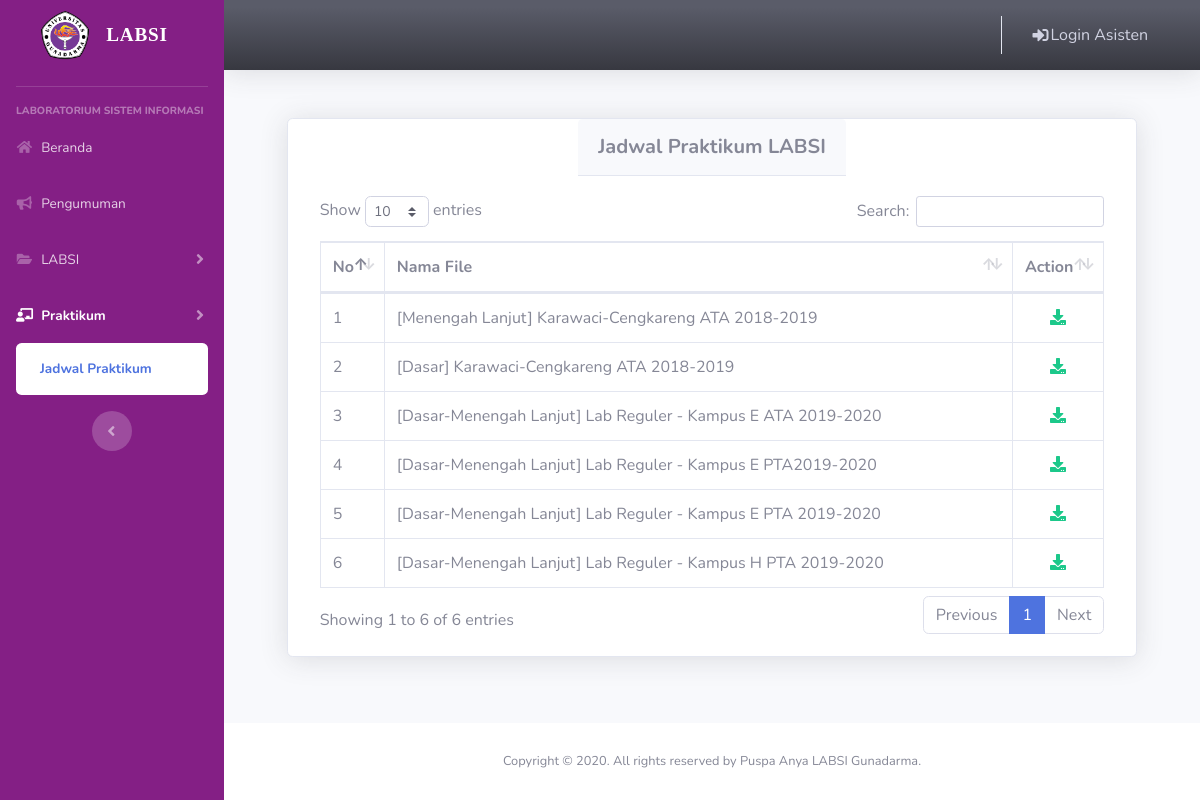
The page /index.php/welcome/jadwal_praktikum on the database its author committed.
### tables this page shows
CREATE TABLE `tb_jadwal_praktikum` (
  `kd_berkas` int(11) NOT NULL,
  `nama_berkas` varchar(255) NOT NULL,
  `keterangan_berkas` varchar(255) NOT NULL,
  `tipe_berkas` varchar(100) NOT NULL,
  `ukuran_berkas` float NOT NULL
);

### application/controllers/Welcome.php (called while the page is built, shortened)
<?php
class Welcome extends CI_Controller
{
	public function __construct()
	{
		$this->load->library('form_validation');
		$this->load->model('Kalender_akademik_model');
		$this->load->model('Pengumuman_model');
		$this->load->model('Kontak_model');
	}
	public function jadwal_praktikum()
	{
		$data['title'] = 'Jadwal Praktikum - Asistant Page';
		$data['berkas'] = $this->db->get('tb_jadwal_praktikum');
		$this->load->view('templates/header', $data);
		$this->load->view('templates/user_umum_sidebar', $data);
		$this->load->view('templates/user_umum_topbar', $data);
		$this->load->view('user_umum/praktikum/jadwal_praktikum', $data);
		$this->load->view('templates/footer');
	}
}

### index.php (called while the page is built, shortened)
<?php
require_once BASEPATH.'core/CodeIgniter.php';

### application/views/user_umum/praktikum/jadwal_praktikum.php (the view, shortened to what this page needs)
<div class="container-fluid">
    <div class="card shadow mb-4 col-lg-11 mx-auto">
        <div class="card-header py-3 mx-auto">
            <h5 class="m-0 font-weight-bold">Jadwal Praktikum LABSI</h5>
        </div>
        <div class="card-body">
            <div class="table-responsive">
                <table class="table table-bordered table-hover" id="table1" width="100%" cellspacing="0">
                    <thead>
                        <tr>
                            <th width="20" scope="col">No</th>
                            <th scope="col">Nama File</th>
                            <th width="10" scope="col">Action</th>
                        </tr>
                    </thead>
                    <tbody>
                        <?php
                        $no = 1;
                        foreach ($berkas->result() as $row) {
                        ?>
                            <tr>
                                <td><?php echo $no++; ?></td>
                                <td><?php echo $row->keterangan_berkas; ?></td>
                                <td class="text-center"><a href="<?php echo base_url('welcome/download_jadwalpraktikum/'); ?><?php echo $row->kd_berkas; ?>" class="text-success"><i class="fas fa-fw fa-download"></i></a>
                                </td>
                            </tr>
                        <?php
                        }
                        ?>
                    </tbody>
                </table>
            </div>
        </div>
    </div>
</div>
</div>

### assets/css/my-css.css (style rules this page uses)
body { background-color: #841F85; }

### rows shown on the page
tb_jadwal_praktikum: keterangan_berkas "[Menengah Lanjut] Karawaci-Cengkareng ATA 2018-2019"
tb_jadwal_praktikum: keterangan_berkas "[Dasar] Karawaci-Cengkareng ATA 2018-2019"
tb_jadwal_praktikum: keterangan_berkas "[Dasar-Menengah Lanjut] Lab Reguler - Kampus E ATA 2019-2020"
tb_jadwal_praktikum: keterangan_berkas "[Dasar-Menengah Lanjut] Lab Reguler - Kampus E PTA2019-2020"
tb_jadwal_praktikum: keterangan_berkas "[Dasar-Menengah Lanjut] Lab Reguler - Kampus E PTA 2019-2020"
tb_jadwal_praktikum: keterangan_berkas "[Dasar-Menengah Lanjut] Lab Reguler - Kampus H PTA 2019-2020"
